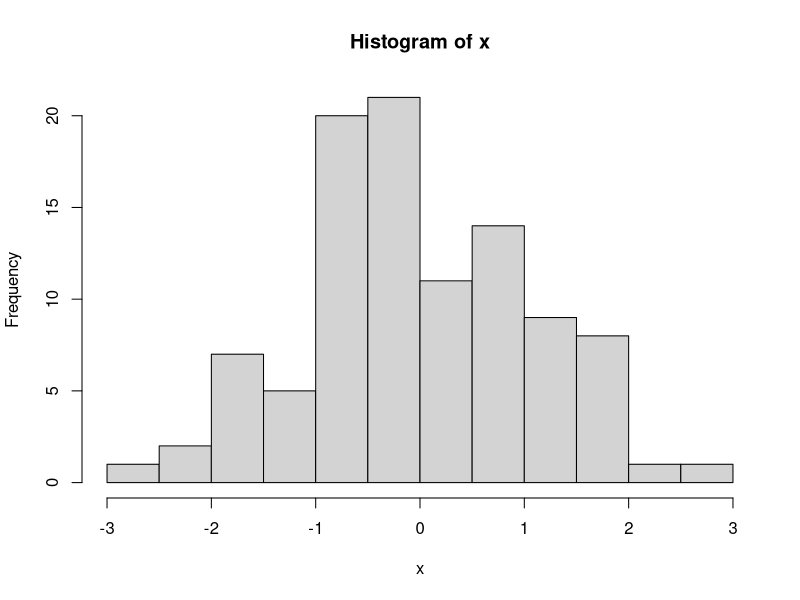
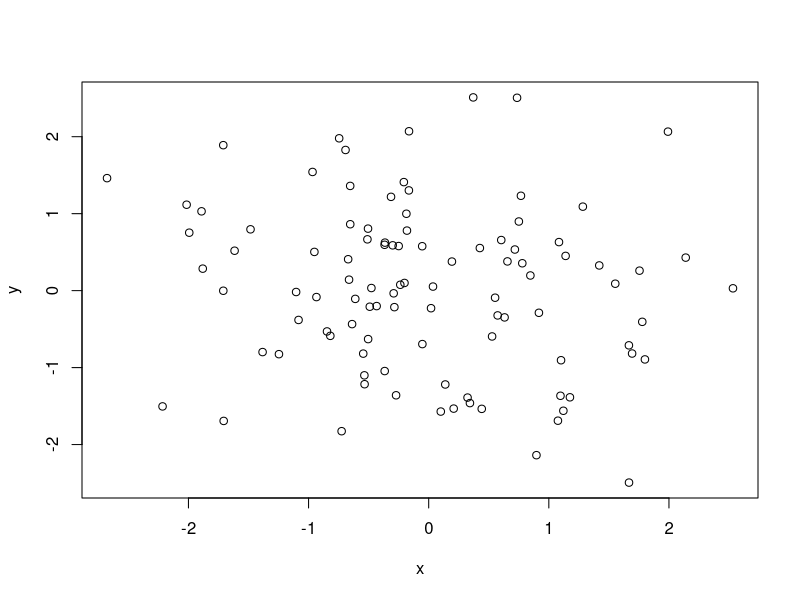
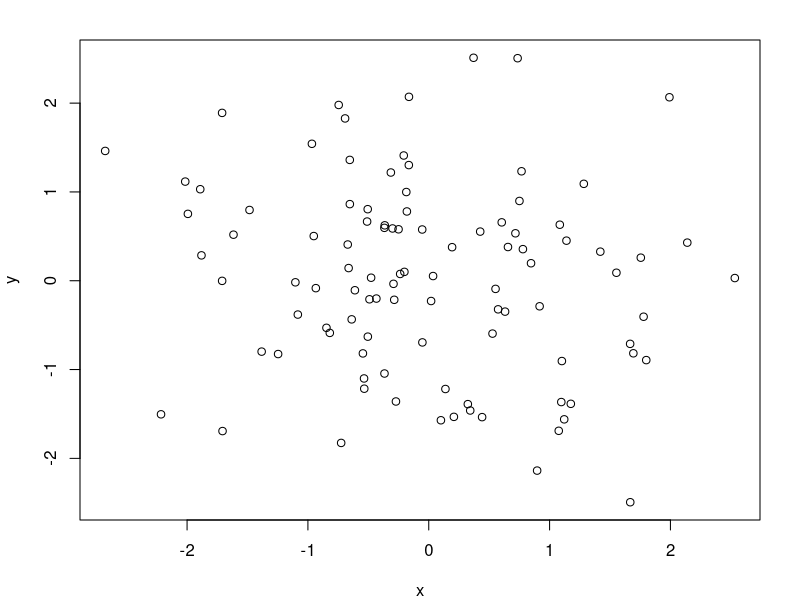
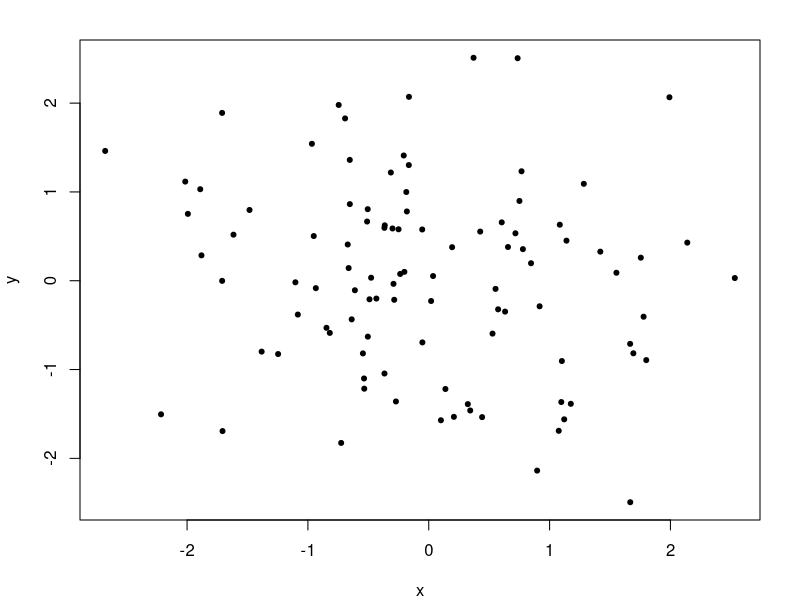
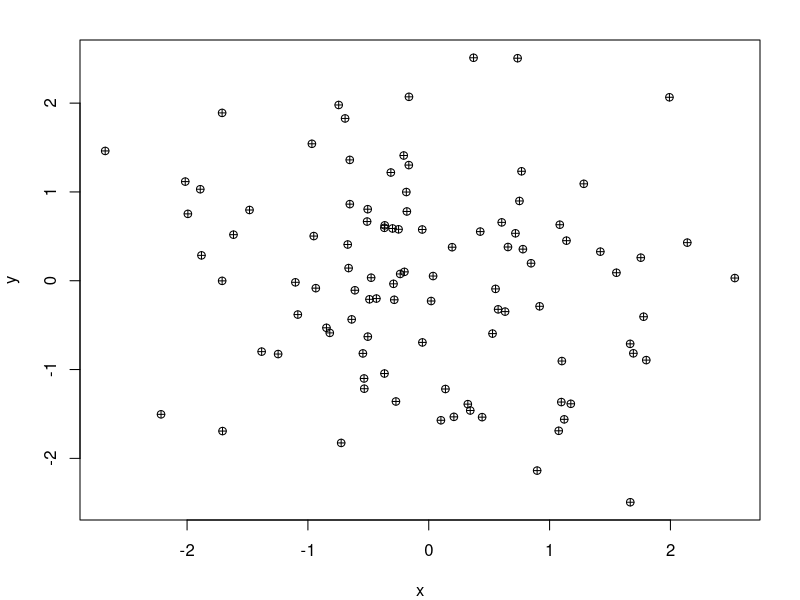
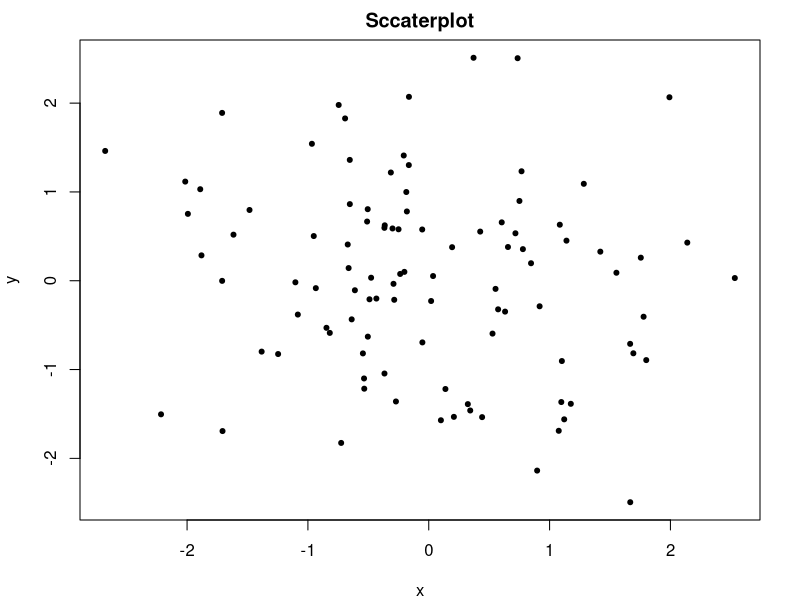
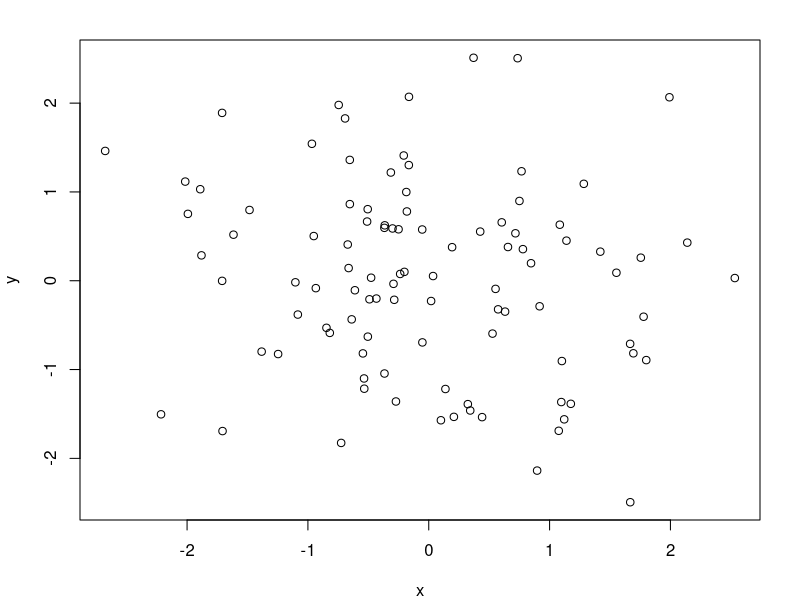

R code for these plots, in order:
x<-rnorm(100)
hist(x)
y<-rnorm(100)
plot(x, y)
par(mar = c(4, 4, 2, 2))#create custom margin
plot(x,y)
plot(x,y, pch=20)
plot(x,y, pch=10)
plot(x,y, pch=20)
title("Sccaterplot")
plot(x, y, xlab = )
